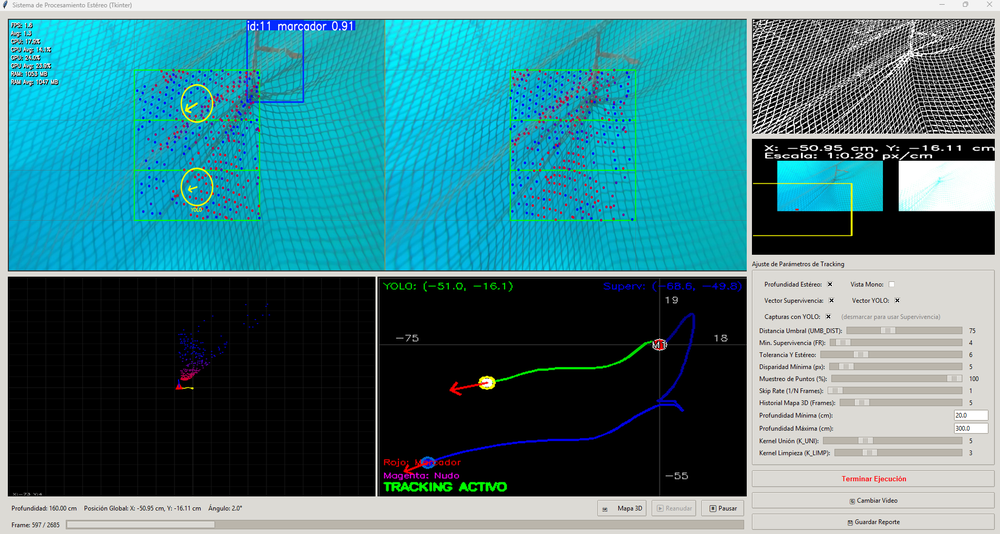
#> input picture capturaa.png, 1000 x 534 px, shrunk from 1915 x 1023 before the run, given in place of output_derecha.mp4, which was not available
$ python detector.py
#> lines starting #> are read from the running program, lines starting #| are printed output that depends on the picture; after the words box and inside, x2 and y2 are one past the last pixel; in counts of white or black regions, pixels touching at a corner belong together; pictures that were not available may be replaced by others from this repository, and a replacement may not be noted
import cv2
import numpy as np

nombre_video_entrada = 'output_derecha.mp4'
nombre_video_salida = 'salida.mp4'

cap = cv2.VideoCapture(nombre_video_entrada)

if not cap.isOpened():
    print(f"ERROR al abrir {nombre_video_entrada}")
    exit()

fps = cap.get(cv2.CAP_PROP_FPS)
width = int(cap.get(cv2.CAP_PROP_FRAME_WIDTH))
height = int(cap.get(cv2.CAP_PROP_FRAME_HEIGHT))

fourcc = cv2.VideoWriter_fourcc(*'mp4v')
out = cv2.VideoWriter(nombre_video_salida, fourcc, fps, (width, height), isColor=True)

if not out.isOpened():
    print("No se puede guardar el video de salida")
    cap.release()
    exit()
kernel_unir = np.ones((5, 5), np.uint8)
kernel_limpiar = np.ones((3, 3), np.uint8)
while True:
    ret, frame = cap.read()
#> frame is the input picture: shape (534, 1000, 3); mean B, G, R 128.8, 122.3, 66.1
    if not ret:
        break
    gray = cv2.cvtColor(frame, cv2.COLOR_BGR2GRAY)
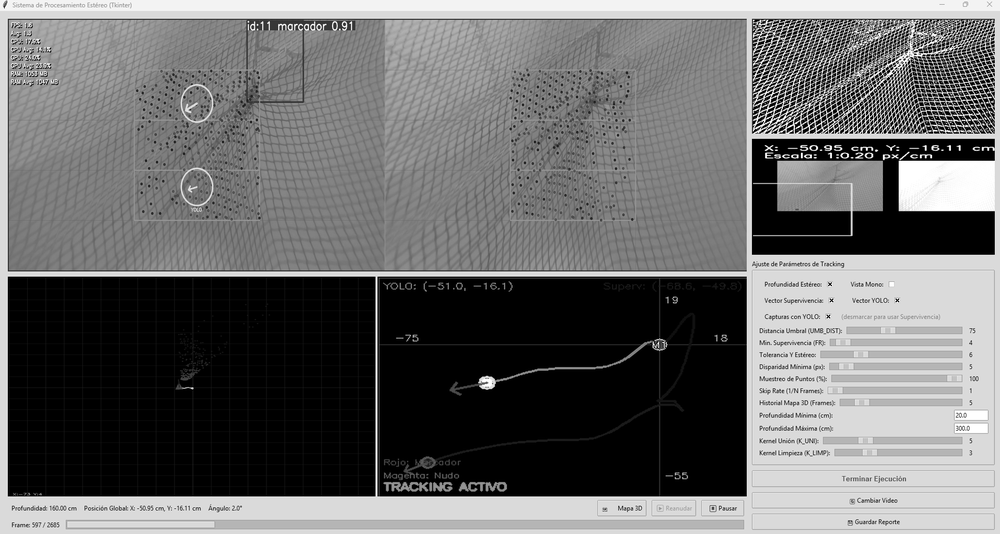
#> gray: shape (534, 1000); min 0, max 255, mean 106.2
    blurred = cv2.GaussianBlur(gray, (3, 3), 0)
    cuerdas_binario = cv2.adaptiveThreshold(
        src=blurred,
        maxValue=255,
        adaptiveMethod=cv2.ADAPTIVE_THRESH_GAUSSIAN_C,
        thresholdType=cv2.THRESH_BINARY_INV,
        blockSize=15,
        C=1
    )
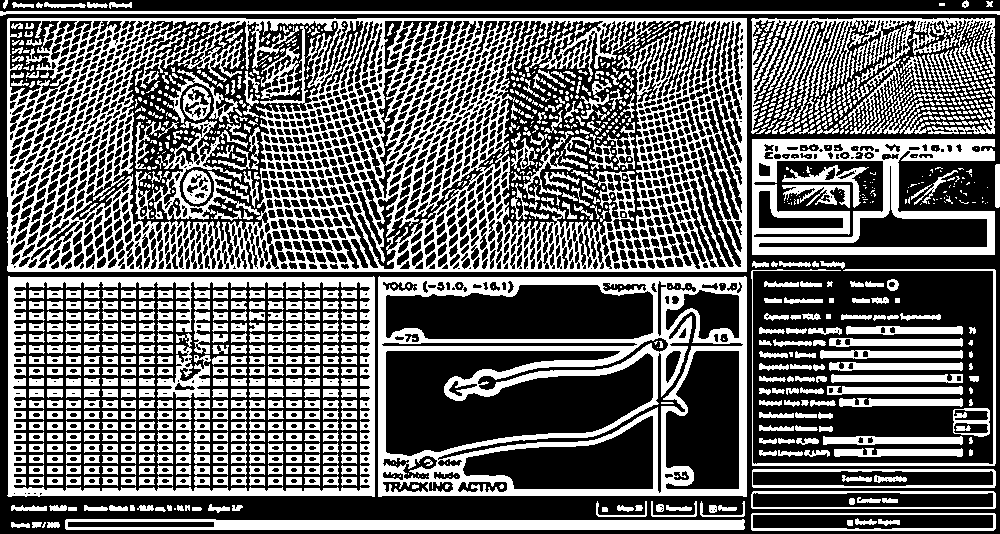
#> cuerdas_binario: shape (534, 1000); 40.6% white; 1192 white regions (516 under 20 px), largest, box (x1, y1, x2, y2) and area: (7, 18, 747, 272) 70312, (378, 276, 747, 497) 23907, (7, 276, 375, 497) 11729
    cuerdas_cerradas = cv2.morphologyEx(cuerdas_binario, cv2.MORPH_CLOSE, kernel_unir)
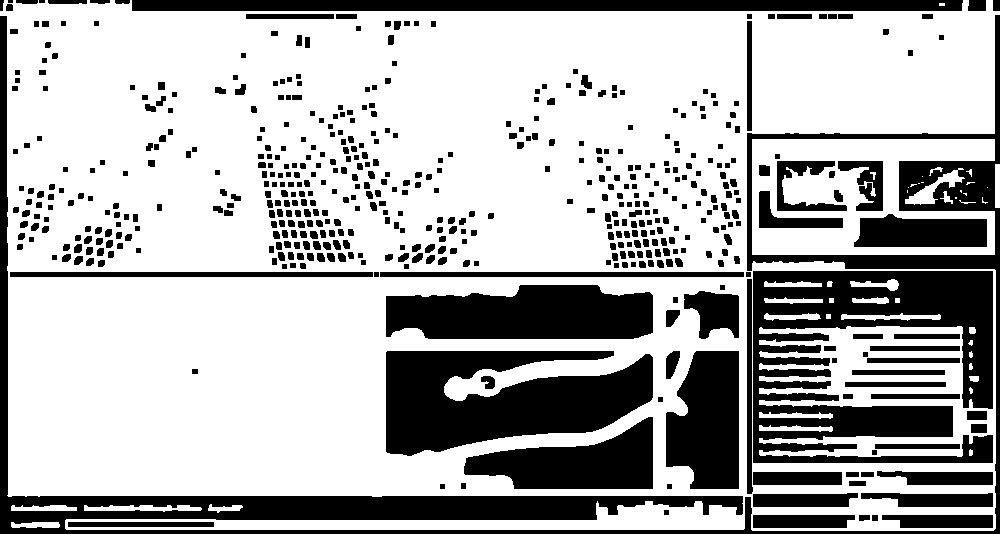
#> cuerdas_cerradas: shape (534, 1000); 69.7% white; 529 black regions (2 under 20 px), largest, box (x1, y1, x2, y2) and area: (0, 15, 1000, 534) 33416, (753, 271, 993, 463) 26031, (386, 351, 653, 456) 19193
    cuerdas_filtradas = cv2.morphologyEx(cuerdas_cerradas, cv2.MORPH_OPEN, kernel_limpiar)
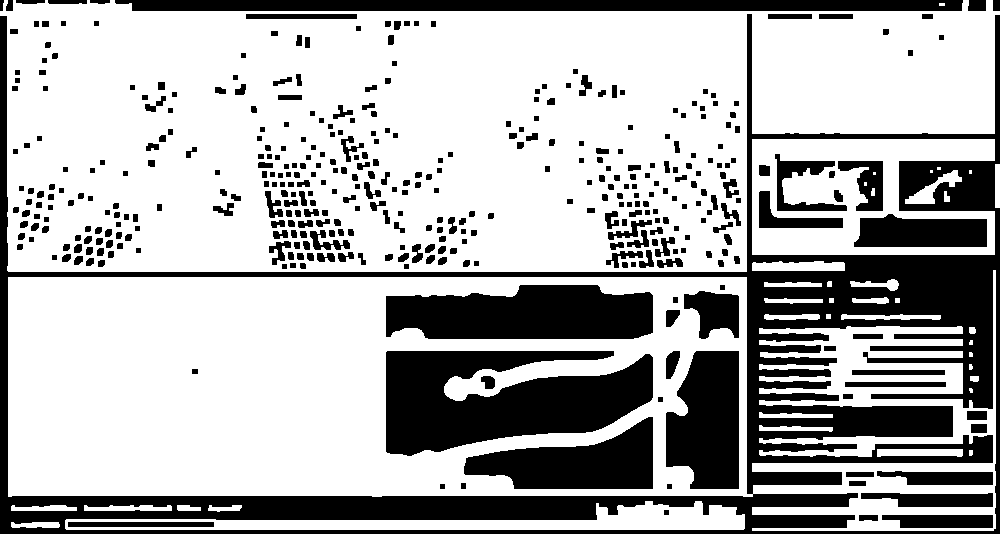
#> cuerdas_filtradas: shape (534, 1000); 69.4% white; 402 black regions, largest, box (x1, y1, x2, y2) and area: (0, 14, 1000, 534) 71741, (386, 351, 653, 456) 19193, (386, 285, 653, 339) 12166
    cuerdas_bgr = cv2.cvtColor(cuerdas_filtradas, cv2.COLOR_GRAY2BGR)
    out.write(cuerdas_bgr)
    cv2.imshow('Cuerdas Unificadas y Filtradas (Presiona q para salir)', cuerdas_filtradas)
    if cv2.waitKey(1) & 0xFF == ord('q'):
#> (key q is pressed here)
        break
cap.release()
out.release()
cv2.destroyAllWindows()
